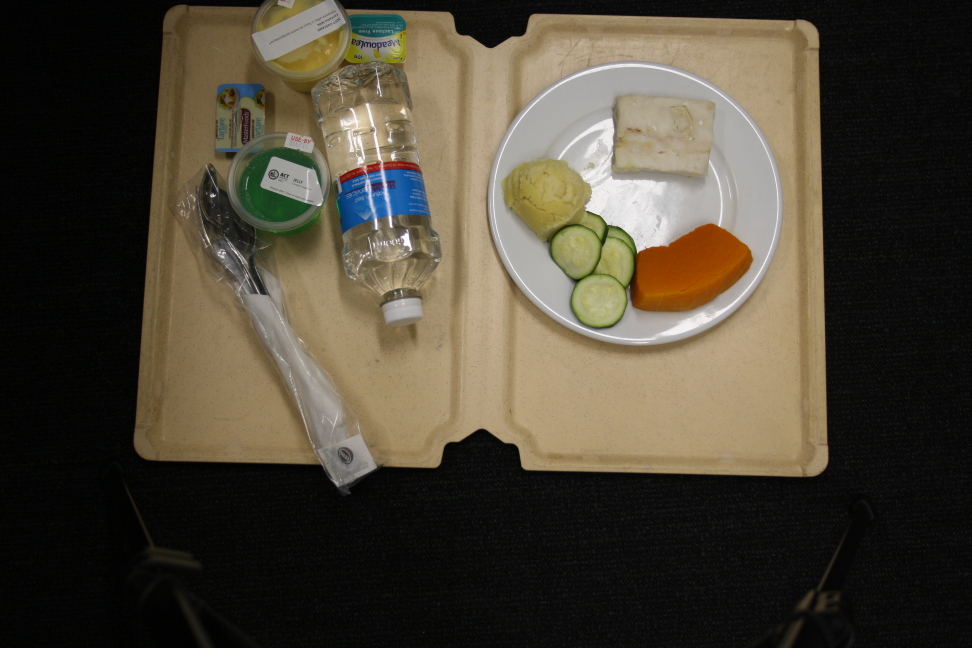
#> input picture Image-preprocessor/2.JPG, 3888 x 2592 px (shown at 1/4 size)
$ jupyter execute --allow-errors Image-preprocessor.ipynb
#> lines starting #> are read from the running program, lines starting #| are printed output that depends on the picture; after the words box and inside, x2 and y2 are one past the last pixel; in counts of white or black regions, pixels touching at a corner belong together
[cell 1]
# not going to use as its unreliable, however it could suggested as a future improvement
import cv2
import math
import pandas as pd
import numpy as np
import imutils
import imageio as imio # Reading images
from skimage import data # Image operations
from skimage.color import rgb2gray # RGB image to grey
from matplotlib import pyplot as plt
from skimage.transform import resize # Resize images

[cell 2]
def load_image(path):
#> called with path = '2.JPG'
    return np.array(imio.imread(path))
#> returned value is the input picture: shape (2592, 3888, 3); mean R, G, B 75.9, 68.9, 54.9

def perspective_transform(image, corners):
    def order_corner_points(corners):
        # Separate corners into individual points
        # Index 0 - top-right
        #       1 - top-left
        #       2 - bottom-left
        #       3 - bottom-right
        corners = [(corner[0][0], corner[0][1]) for corner in corners]
        top_r, top_l, bottom_l, bottom_r = corners[0], corners[1], corners[2], corners[3]
        return (top_l, top_r, bottom_r, bottom_l)

    # Order points in clockwise order
    ordered_corners = order_corner_points(corners)
    top_l, top_r, bottom_r, bottom_l = ordered_corners

    # Determine width of new image which is the max distance between
    # (bottom right and bottom left) or (top right and top left) x-coordinates
    width_A = np.sqrt(((bottom_r[0] - bottom_l[0]) ** 2) + ((bottom_r[1] - bottom_l[1]) ** 2))
    width_B = np.sqrt(((top_r[0] - top_l[0]) ** 2) + ((top_r[1] - top_l[1]) ** 2))
    width = max(int(width_A), int(width_B))

    # Determine height of new image which is the max distance between
    # (top right and bottom right) or (top left and bottom left) y-coordinates
    height_A = np.sqrt(((top_r[0] - bottom_r[0]) ** 2) + ((top_r[1] - bottom_r[1]) ** 2))
    height_B = np.sqrt(((top_l[0] - bottom_l[0]) ** 2) + ((top_l[1] - bottom_l[1]) ** 2))
    height = max(int(height_A), int(height_B))

    # Construct new points to obtain top-down view of image in
    # top_r, top_l, bottom_l, bottom_r order
    dimensions = np.array([[0, 0], [width - 1, 0], [width - 1, height - 1],
                    [0, height - 1]], dtype = "float32")

    # Convert to Numpy format
    ordered_corners = np.array(ordered_corners, dtype="float32")

    # Find perspective transform matrix
    matrix = cv2.getPerspectiveTransform(ordered_corners, dimensions)

    # Return the transformed image
    return cv2.warpPerspective(image, matrix, (width, height))

def alignTrey(input, inputIsFile = False ,returnOutput = True, saveOutput = False, filePath=''):
    image = None
    # Load the image
    if (inputIsFile):
        image = load_image(input)
    else:
        image = input

    # keep a copy of the initial file
    original = image.copy()

    # convert the image to greyscale
    gray = cv2.cvtColor(image, cv2.COLOR_RGB2GRAY)

    # create a binary mask
    thresh = cv2.threshold(gray, 0, 255, cv2.THRESH_BINARY + cv2.THRESH_OTSU)[1]
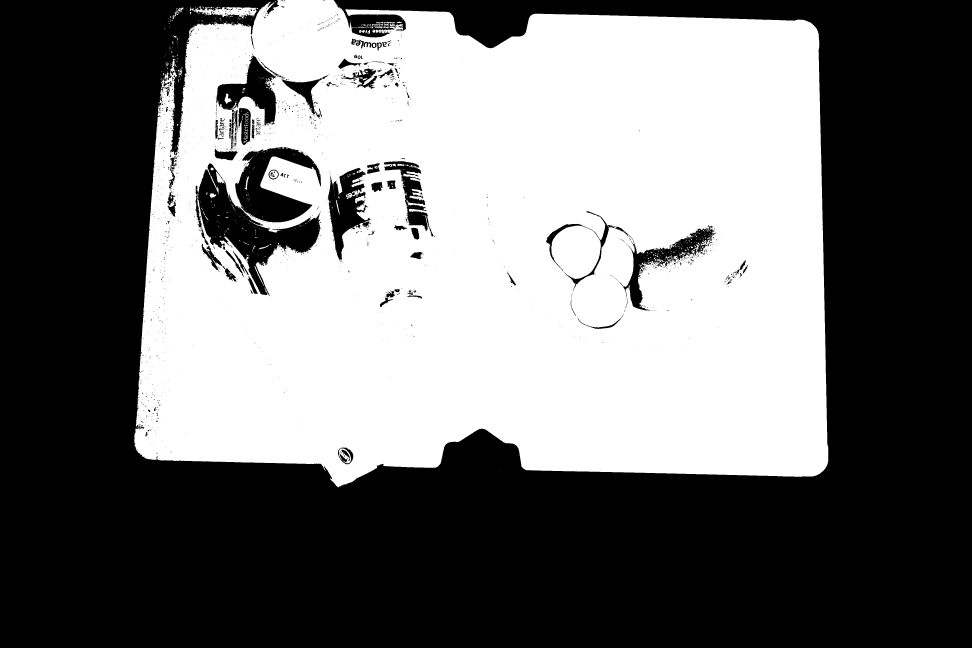
#> thresh: shape (2592, 3888) (shown at 1/4 size); 44.7% white; 1190 white regions (1052 under 20 px), largest, box (x1, y1, x2, y2) and area: (536, 0, 3313, 1949) 4484699, (759, 28, 1026, 76) 5916, (1356, 1794, 1404, 1853) 1198

    # dilate the edges in the image
    s = int(int(math.ceil(image.shape[0]/2 / 1000.0) * 1000)/10)
#> s = 200
    kernel = cv2.getStructuringElement(cv2.MORPH_ELLIPSE,(s,s))
    dilated = cv2.dilate(thresh, kernel)
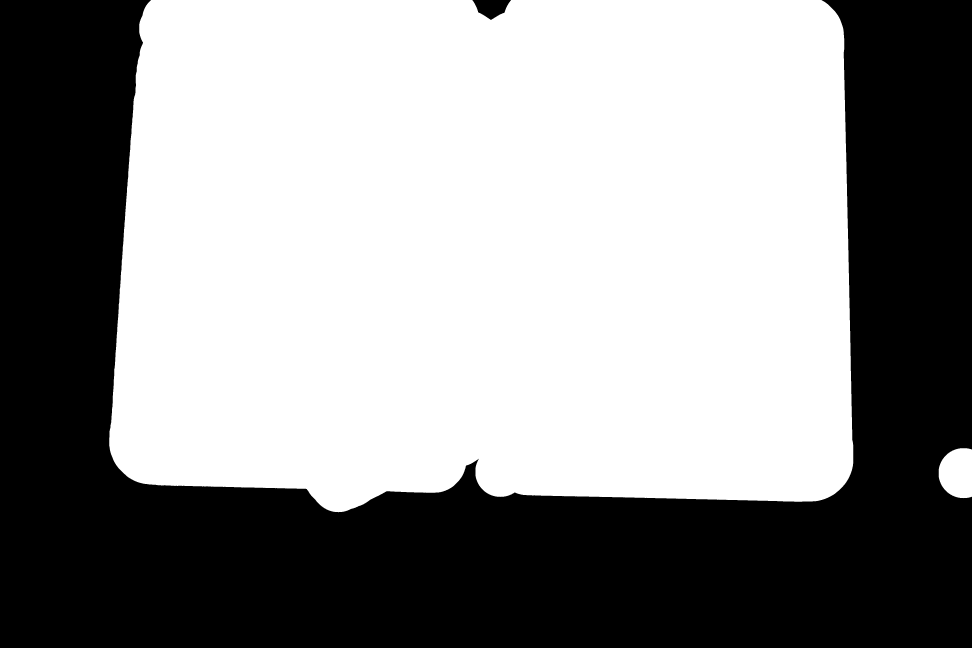
#> dilated: shape (2592, 3888) (shown at 1/4 size); 56.8% white; 2 black regions

    # Find the contours
    cnts = cv2.findContours(dilated, cv2.RETR_EXTERNAL, cv2.CHAIN_APPROX_SIMPLE)
#> cnts = 2 contours; box (x1, y1, x2, y2) and area: (437, 0, 3413, 2049) 5701074, (3755, 1793, 3888, 1993) 22079
    cnts = cnts[0] if len(cnts) == 2 else cnts[1]

    c_area = 0 # Keeps track of the largest contour thats been processed
    transformed = None
    for c in cnts:
        # Calculate the ark length
        peri = cv2.arcLength(c, True)
        # approximate the ark
        approx = cv2.approxPolyDP(c, 0.015 * peri, True)

        # if the contour has 4 edges...
        if len(approx) == 4:
            n_c_area = cv2.contourArea(c)
            print(n_c_area)
            # and the area is the largest processed so far
            if (n_c_area > c_area):
                c_area = n_c_area
                # Perspective transform for top-down view
                transformed = perspective_transform(original, approx)
#> this loop made 2 passes
#> (peri, n_c_area, c_area, ordered_corners in perspective_transform, width_A in perspective_transform, width_B in perspective_transform, width in perspective_transform, height_A in perspective_transform) on pass 2: (10068.6, 5701073.5, 5701073.5, [[512, 1908], [585, 21], [3302, 10], [3384, 1929]], 1920.8, 1888.4, 1920, 2717)
#> peri on pass 1: 588.2
#| 5701073.5
#> pass 2, in alignTrey, `transformed = perspective_transform(original, approx)`:
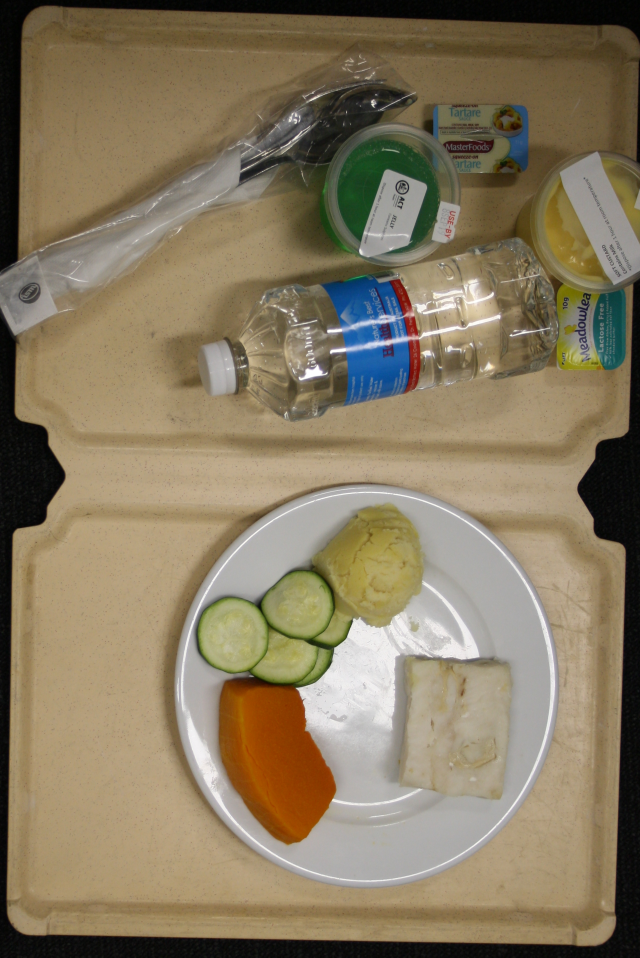
#> transformed: shape (2872, 1920, 3) (shown at 1/3 size); mean R, G, B 135.4, 122.1, 96.7
#> after the loop, c_area = 5701073.5
    final = original

    # Rotate image to get correct orientation and convert it to RGB
    if(transformed.shape[0]>transformed.shape[1]):
        final = imutils.rotate_bound(transformed, angle=-90)
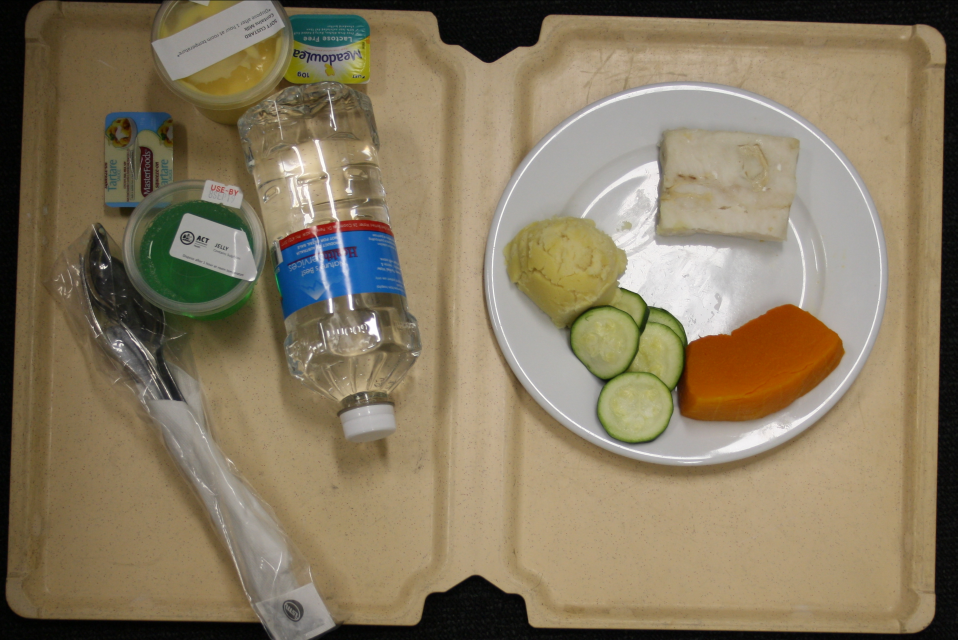
#> final: shape (1920, 2872, 3) (shown at 1/3 size); mean R, G, B 135.4, 122.1, 96.6
    else:
        final = transformed


    if (saveOutput):
        imio.imwrite(filePath,final)

    if (returnOutput):
        return final

def alignTrey1(input, inputIsFile = False ,returnOutput = True, saveOutput = False, filePath=''):
#> called with input = '1.JPG', inputIsFile = True, returnOutput = True, saveOutput = False, filePath = ''
    image = None
    # Load the image
    if (inputIsFile):
        image = load_image(input)
#> call 2 of load_image, with path = '1.JPG'
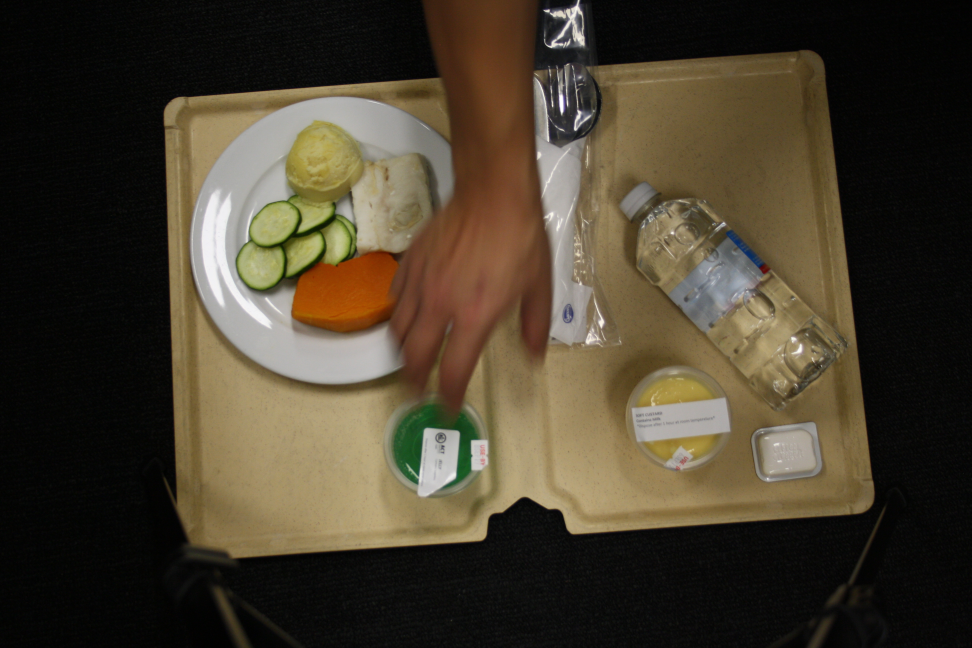
#> input picture Image-preprocessor/1.JPG, 3888 x 2592 px (shown at 1/4 size)
#> in load_image, returned value is the input picture: shape (2592, 3888, 3); mean R, G, B 71, 61.9, 45.6
    else:
        image = input

    # keep a copy of the initial file
    original = image.copy()

    # convert the image to greyscale
    gray = cv2.cvtColor(image, cv2.COLOR_RGB2GRAY)
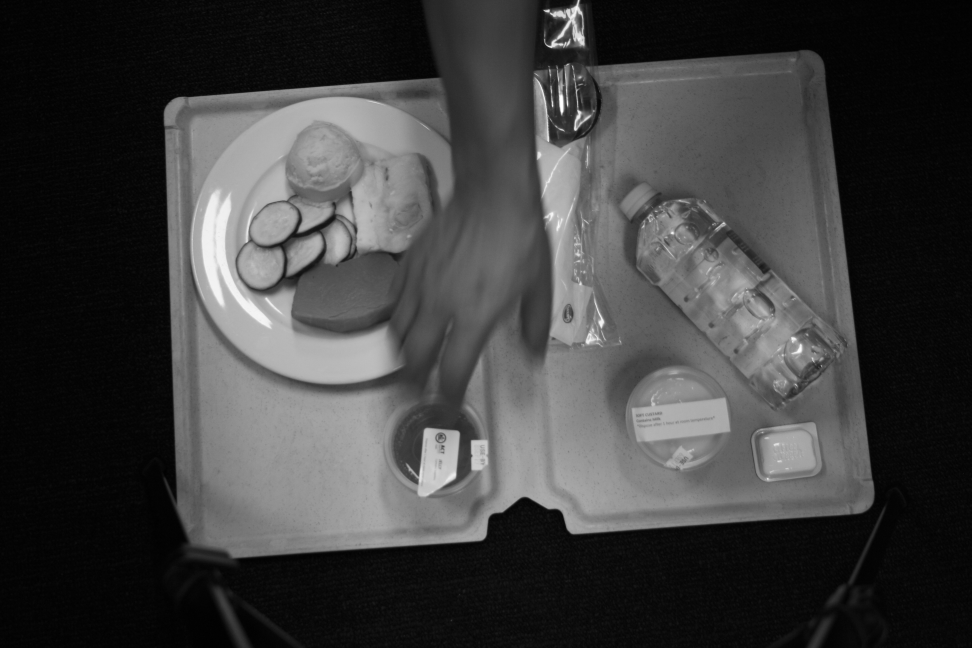
#> gray: shape (2592, 3888) (shown at 1/4 size); min 0, max 255, mean 62.8

    # create a binary mask
    thresh = cv2.threshold(gray, 0, 255, cv2.THRESH_BINARY + cv2.THRESH_OTSU)[1]
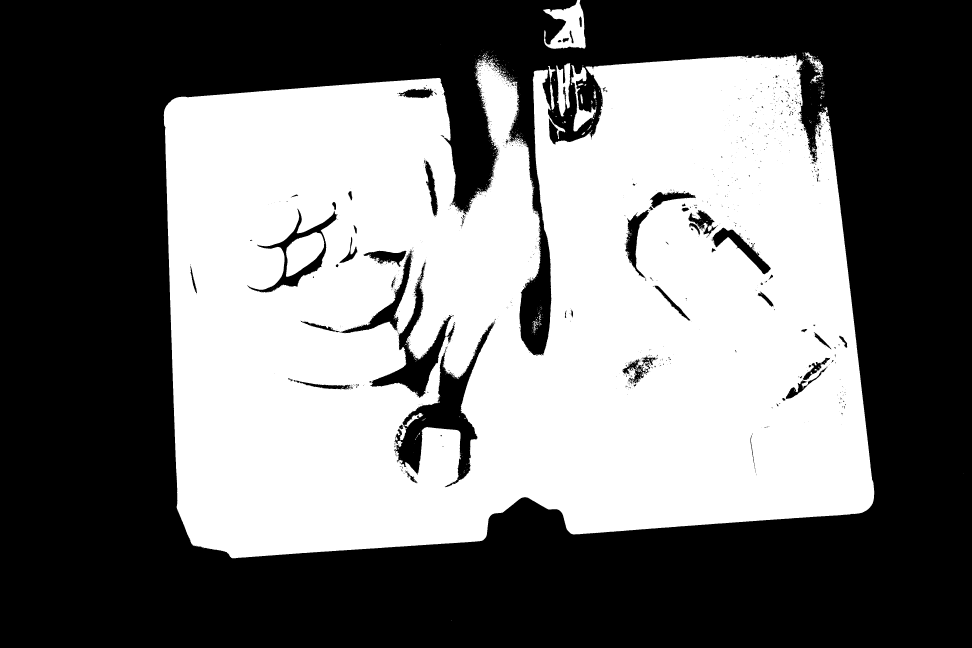
#> thresh: shape (2592, 3888) (shown at 1/4 size); 45.6% white; 1043 white regions (997 under 20 px)

    # Find the contours
    cnts = cv2.findContours(thresh, cv2.RETR_EXTERNAL, cv2.CHAIN_APPROX_SIMPLE)
#> cnts = 645 contours, 622 with area under 20; largest, box (x1, y1, x2, y2) and area: (655, 219, 3497, 2233) 4752546, (2173, 0, 2343, 195) 18822, (2285, 260, 2385, 526) 7022, (2225, 253, 2281, 466) 6924, (3219, 208, 3294, 330) 2094
    x,y,w,h = cv2.boundingRect(cnts[0])
    final = original[y:h,x:w]

    if (saveOutput):
        imio.imwrite(filePath,final)

    if (returnOutput):
        return final
